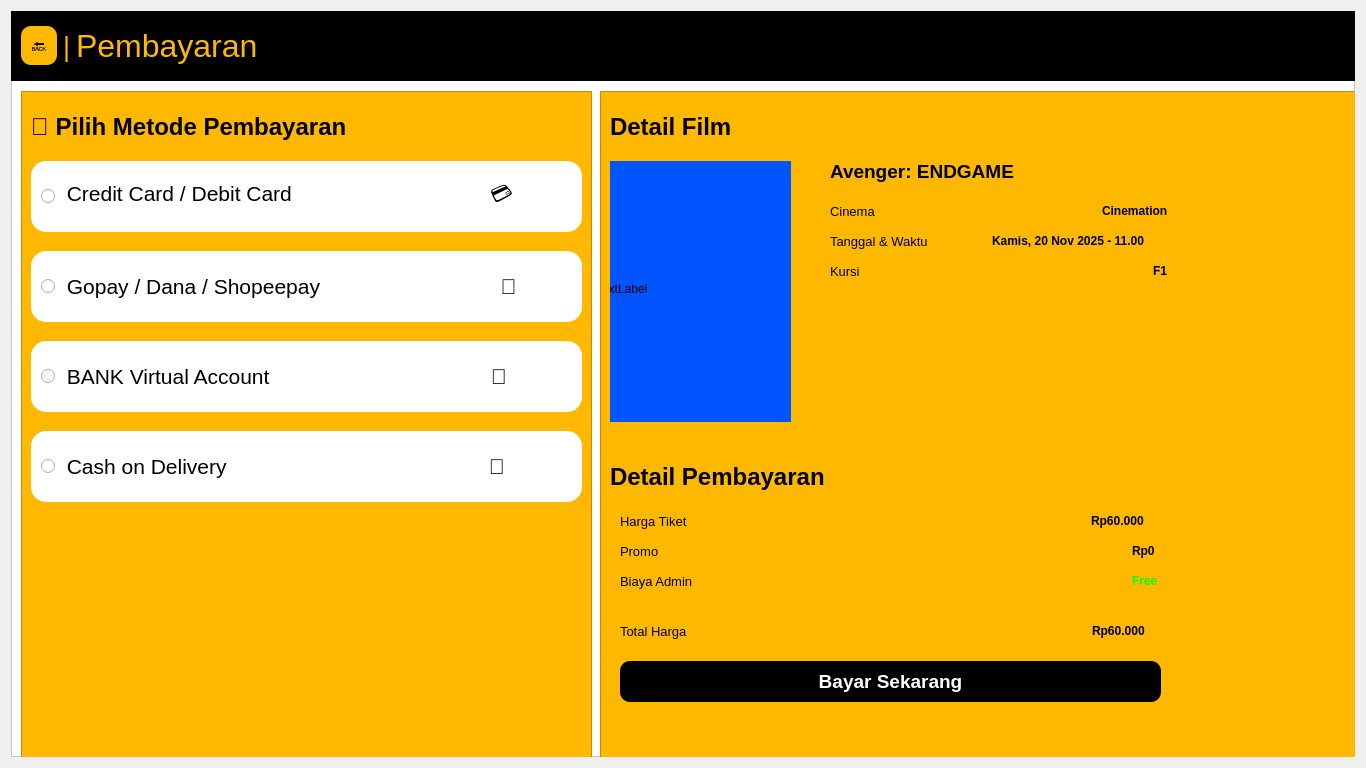
<?xml version="1.0" encoding="UTF-8"?>
<ui version="4.0">
 <class>Form</class>
 <widget class="QWidget" name="Form">
  <property name="geometry">
   <rect>
    <x>0</x>
    <y>0</y>
    <width>1366</width>
    <height>768</height>
   </rect>
  </property>
  <property name="minimumSize">
   <size>
    <width>1366</width>
    <height>768</height>
   </size>
  </property>
  <property name="windowTitle">
   <string>Form</string>
  </property>
  <layout class="QHBoxLayout" name="horizontalLayout">
   <item>
    <widget class="QFrame" name="frame">
     <property name="styleSheet">
      <string notr="true">background-color: rgb(255, 255, 255);</string>
     </property>
     <property name="frameShape">
      <enum>QFrame::StyledPanel</enum>
     </property>
     <property name="frameShadow">
      <enum>QFrame::Raised</enum>
     </property>
     <widget class="QFrame" name="frame_2">
      <property name="geometry">
       <rect>
        <x>0</x>
        <y>0</y>
        <width>2000</width>
        <height>70</height>
       </rect>
      </property>
      <property name="minimumSize">
       <size>
        <width>2000</width>
        <height>70</height>
       </size>
      </property>
      <property name="styleSheet">
       <string notr="true">background-color: rgb(0, 0, 0)</string>
      </property>
      <property name="frameShape">
       <enum>QFrame::StyledPanel</enum>
      </property>
      <property name="frameShadow">
       <enum>QFrame::Raised</enum>
      </property>
      <layout class="QHBoxLayout" name="horizontalLayout_2">
       <item>
        <widget class="QPushButton" name="pushButton_2">
         <property name="maximumSize">
          <size>
           <width>50</width>
           <height>16777215</height>
          </size>
         </property>
         <property name="font">
          <font>
           <pointsize>12</pointsize>
          </font>
         </property>
         <property name="styleSheet">
          <string notr="true">

QPushButton{
background-color: #FFB800;
padding:10px;
border-radius:10px;

}
QPushButton:hover{
background-color:rgb(166, 166, 166);
}

QPushButton:pressed{
background-color: #2980b9;
}

</string>
         </property>
         <property name="text">
          <string>🔙</string>
         </property>
        </widget>
       </item>
       <item>
        <widget class="QLabel" name="label_10">
         <property name="font">
          <font>
           <pointsize>20</pointsize>
          </font>
         </property>
         <property name="styleSheet">
          <string notr="true">color: #FFB800;</string>
         </property>
         <property name="text">
          <string>|</string>
         </property>
        </widget>
       </item>
       <item>
        <widget class="QLabel" name="label">
         <property name="font">
          <font>
           <pointsize>24</pointsize>
          </font>
         </property>
         <property name="styleSheet">
          <string notr="true">color:rgb(255, 184, 0)</string>
         </property>
         <property name="text">
          <string>Pembayaran</string>
         </property>
        </widget>
       </item>
       <item>
        <spacer name="horizontalSpacer">
         <property name="orientation">
          <enum>Qt::Horizontal</enum>
         </property>
         <property name="sizeHint" stdset="0">
          <size>
           <width>40</width>
           <height>20</height>
          </size>
         </property>
        </spacer>
       </item>
       <item>
        <widget class="QLabel" name="label_3">
         <property name="font">
          <font>
           <pointsize>20</pointsize>
          </font>
         </property>
         <property name="styleSheet">
          <string notr="true">color: #FFB800;</string>
         </property>
         <property name="text">
          <string>|</string>
         </property>
        </widget>
       </item>
      </layout>
     </widget>
     <widget class="QFrame" name="frame_3">
      <property name="geometry">
       <rect>
        <x>10</x>
        <y>80</y>
        <width>571</width>
        <height>768</height>
       </rect>
      </property>
      <property name="minimumSize">
       <size>
        <width>0</width>
        <height>768</height>
       </size>
      </property>
      <property name="styleSheet">
       <string notr="true">background-color: rgb(255, 184, 0)</string>
      </property>
      <property name="frameShape">
       <enum>QFrame::StyledPanel</enum>
      </property>
      <property name="frameShadow">
       <enum>QFrame::Raised</enum>
      </property>
      <widget class="QLabel" name="label_2">
       <property name="geometry">
        <rect>
         <x>10</x>
         <y>20</y>
         <width>351</width>
         <height>31</height>
        </rect>
       </property>
       <property name="font">
        <font>
         <pointsize>18</pointsize>
         <weight>75</weight>
         <bold>true</bold>
        </font>
       </property>
       <property name="text">
        <string>🧾 Pilih Metode Pembayaran</string>
       </property>
      </widget>
      <widget class="QFrame" name="frame_5">
       <property name="geometry">
        <rect>
         <x>10</x>
         <y>70</y>
         <width>551</width>
         <height>71</height>
        </rect>
       </property>
       <property name="styleSheet">
        <string notr="true">background-color: rgb(255, 255, 255);
border-radius: 15px;
</string>
       </property>
       <property name="frameShape">
        <enum>QFrame::StyledPanel</enum>
       </property>
       <property name="frameShadow">
        <enum>QFrame::Raised</enum>
       </property>
       <widget class="QRadioButton" name="radioButton">
        <property name="geometry">
         <rect>
          <x>10</x>
          <y>20</y>
          <width>531</width>
          <height>31</height>
         </rect>
        </property>
        <property name="font">
         <font>
          <pointsize>16</pointsize>
         </font>
        </property>
        <property name="styleSheet">
         <string notr="true"/>
        </property>
        <property name="text">
         <string> Credit Card / Debit Card                                  💳</string>
        </property>
       </widget>
      </widget>
      <widget class="QFrame" name="frame_6">
       <property name="geometry">
        <rect>
         <x>10</x>
         <y>160</y>
         <width>551</width>
         <height>71</height>
        </rect>
       </property>
       <property name="styleSheet">
        <string notr="true">background-color: rgb(255, 255, 255);
border-radius: 15px;
</string>
       </property>
       <property name="frameShape">
        <enum>QFrame::StyledPanel</enum>
       </property>
       <property name="frameShadow">
        <enum>QFrame::Raised</enum>
       </property>
       <widget class="QRadioButton" name="radioButton_5">
        <property name="geometry">
         <rect>
          <x>10</x>
          <y>20</y>
          <width>531</width>
          <height>31</height>
         </rect>
        </property>
        <property name="font">
         <font>
          <pointsize>16</pointsize>
         </font>
        </property>
        <property name="styleSheet">
         <string notr="true"/>
        </property>
        <property name="text">
         <string> Gopay / Dana / Shopeepay                               👛</string>
        </property>
       </widget>
      </widget>
      <widget class="QFrame" name="frame_8">
       <property name="geometry">
        <rect>
         <x>10</x>
         <y>250</y>
         <width>551</width>
         <height>71</height>
        </rect>
       </property>
       <property name="styleSheet">
        <string notr="true">background-color: rgb(255, 255, 255);
border-radius: 15px;
</string>
       </property>
       <property name="frameShape">
        <enum>QFrame::StyledPanel</enum>
       </property>
       <property name="frameShadow">
        <enum>QFrame::Raised</enum>
       </property>
       <widget class="QRadioButton" name="radioButton_6">
        <property name="geometry">
         <rect>
          <x>10</x>
          <y>20</y>
          <width>531</width>
          <height>31</height>
         </rect>
        </property>
        <property name="font">
         <font>
          <pointsize>16</pointsize>
         </font>
        </property>
        <property name="styleSheet">
         <string notr="true"/>
        </property>
        <property name="text">
         <string> BANK Virtual Account                                      🏦</string>
        </property>
       </widget>
      </widget>
      <widget class="QFrame" name="frame_9">
       <property name="geometry">
        <rect>
         <x>10</x>
         <y>340</y>
         <width>551</width>
         <height>71</height>
        </rect>
       </property>
       <property name="styleSheet">
        <string notr="true">background-color: rgb(255, 255, 255);
border-radius: 15px;</string>
       </property>
       <property name="frameShape">
        <enum>QFrame::StyledPanel</enum>
       </property>
       <property name="frameShadow">
        <enum>QFrame::Raised</enum>
       </property>
       <widget class="QRadioButton" name="radioButton_7">
        <property name="geometry">
         <rect>
          <x>10</x>
          <y>20</y>
          <width>531</width>
          <height>31</height>
         </rect>
        </property>
        <property name="font">
         <font>
          <pointsize>16</pointsize>
         </font>
        </property>
        <property name="styleSheet">
         <string notr="true"/>
        </property>
        <property name="text">
         <string> Cash on Delivery                                             💸</string>
        </property>
       </widget>
      </widget>
     </widget>
     <widget class="QFrame" name="frame_4">
      <property name="geometry">
       <rect>
        <x>589</x>
        <y>80</y>
        <width>1366</width>
        <height>768</height>
       </rect>
      </property>
      <property name="minimumSize">
       <size>
        <width>1366</width>
        <height>768</height>
       </size>
      </property>
      <property name="styleSheet">
       <string notr="true">background-color: rgb(255, 184, 0)</string>
      </property>
      <property name="frameShape">
       <enum>QFrame::StyledPanel</enum>
      </property>
      <property name="frameShadow">
       <enum>QFrame::Raised</enum>
      </property>
      <widget class="QLabel" name="label_4">
       <property name="geometry">
        <rect>
         <x>10</x>
         <y>20</y>
         <width>131</width>
         <height>31</height>
        </rect>
       </property>
       <property name="font">
        <font>
         <pointsize>18</pointsize>
         <weight>75</weight>
         <bold>true</bold>
        </font>
       </property>
       <property name="text">
        <string>Detail Film</string>
       </property>
      </widget>
      <widget class="QFrame" name="frame_10">
       <property name="geometry">
        <rect>
         <x>10</x>
         <y>70</y>
         <width>181</width>
         <height>261</height>
        </rect>
       </property>
       <property name="styleSheet">
        <string notr="true">background-color: rgb(0, 85, 255);
image: url(:/images/images/avengers-endgame.jpg);</string>
       </property>
       <property name="frameShape">
        <enum>QFrame::StyledPanel</enum>
       </property>
       <property name="frameShadow">
        <enum>QFrame::Raised</enum>
       </property>
       <widget class="QLabel" name="label_poster1">
        <property name="geometry">
         <rect>
          <x>-14</x>
          <y>-8</y>
          <width>201</width>
          <height>271</height>
         </rect>
        </property>
        <property name="text">
         <string>TextLabel</string>
        </property>
       </widget>
      </widget>
      <widget class="QLineEdit" name="lineEdit">
       <property name="geometry">
        <rect>
         <x>500</x>
         <y>110</y>
         <width>71</width>
         <height>20</height>
        </rect>
       </property>
       <property name="font">
        <font>
         <pointsize>9</pointsize>
         <weight>75</weight>
         <bold>true</bold>
        </font>
       </property>
       <property name="styleSheet">
        <string notr="true">border: none;</string>
       </property>
       <property name="text">
        <string>Cinemation</string>
       </property>
      </widget>
      <widget class="QLabel" name="label_5">
       <property name="geometry">
        <rect>
         <x>230</x>
         <y>70</y>
         <width>211</width>
         <height>21</height>
        </rect>
       </property>
       <property name="font">
        <font>
         <pointsize>14</pointsize>
         <weight>75</weight>
         <italic>false</italic>
         <bold>true</bold>
        </font>
       </property>
       <property name="text">
        <string>Avenger: ENDGAME</string>
       </property>
      </widget>
      <widget class="QLabel" name="label_6">
       <property name="geometry">
        <rect>
         <x>230</x>
         <y>110</y>
         <width>47</width>
         <height>21</height>
        </rect>
       </property>
       <property name="font">
        <font>
         <pointsize>10</pointsize>
        </font>
       </property>
       <property name="text">
        <string>Cinema</string>
       </property>
      </widget>
      <widget class="QLabel" name="label_7">
       <property name="geometry">
        <rect>
         <x>230</x>
         <y>140</y>
         <width>101</width>
         <height>21</height>
        </rect>
       </property>
       <property name="font">
        <font>
         <pointsize>10</pointsize>
        </font>
       </property>
       <property name="text">
        <string>Tanggal &amp; Waktu</string>
       </property>
      </widget>
      <widget class="QLineEdit" name="lineEdit_2">
       <property name="geometry">
        <rect>
         <x>390</x>
         <y>140</y>
         <width>181</width>
         <height>20</height>
        </rect>
       </property>
       <property name="font">
        <font>
         <pointsize>9</pointsize>
         <weight>75</weight>
         <bold>true</bold>
        </font>
       </property>
       <property name="styleSheet">
        <string notr="true">border: none;</string>
       </property>
       <property name="text">
        <string>Kamis, 20 Nov 2025 - 11.00</string>
       </property>
      </widget>
      <widget class="QLabel" name="label_8">
       <property name="geometry">
        <rect>
         <x>230</x>
         <y>170</y>
         <width>51</width>
         <height>21</height>
        </rect>
       </property>
       <property name="font">
        <font>
         <pointsize>10</pointsize>
        </font>
       </property>
       <property name="text">
        <string>Kursi</string>
       </property>
      </widget>
      <widget class="QLineEdit" name="lineEdit_3">
       <property name="geometry">
        <rect>
         <x>551</x>
         <y>170</y>
         <width>20</width>
         <height>20</height>
        </rect>
       </property>
       <property name="font">
        <font>
         <pointsize>9</pointsize>
         <weight>75</weight>
         <bold>true</bold>
        </font>
       </property>
       <property name="styleSheet">
        <string notr="true">border: none;</string>
       </property>
       <property name="text">
        <string>F1</string>
       </property>
      </widget>
      <widget class="QLabel" name="label_9">
       <property name="geometry">
        <rect>
         <x>10</x>
         <y>370</y>
         <width>231</width>
         <height>31</height>
        </rect>
       </property>
       <property name="font">
        <font>
         <pointsize>18</pointsize>
         <weight>75</weight>
         <bold>true</bold>
        </font>
       </property>
       <property name="text">
        <string>Detail Pembayaran</string>
       </property>
      </widget>
      <widget class="QLineEdit" name="lineEdit_7">
       <property name="geometry">
        <rect>
         <x>489</x>
         <y>420</y>
         <width>71</width>
         <height>20</height>
        </rect>
       </property>
       <property name="font">
        <font>
         <pointsize>9</pointsize>
         <weight>75</weight>
         <bold>true</bold>
        </font>
       </property>
       <property name="styleSheet">
        <string notr="true">border: none;</string>
       </property>
       <property name="text">
        <string>Rp60.000</string>
       </property>
      </widget>
      <widget class="QLabel" name="label_16">
       <property name="geometry">
        <rect>
         <x>20</x>
         <y>420</y>
         <width>71</width>
         <height>21</height>
        </rect>
       </property>
       <property name="font">
        <font>
         <pointsize>10</pointsize>
        </font>
       </property>
       <property name="text">
        <string>Harga Tiket</string>
       </property>
      </widget>
      <widget class="QLineEdit" name="lineEdit_16">
       <property name="geometry">
        <rect>
         <x>530</x>
         <y>450</y>
         <width>31</width>
         <height>20</height>
        </rect>
       </property>
       <property name="font">
        <font>
         <pointsize>9</pointsize>
         <weight>75</weight>
         <bold>true</bold>
        </font>
       </property>
       <property name="styleSheet">
        <string notr="true">border: none;</string>
       </property>
       <property name="text">
        <string>Rp0</string>
       </property>
      </widget>
      <widget class="QLabel" name="label_31">
       <property name="geometry">
        <rect>
         <x>20</x>
         <y>450</y>
         <width>91</width>
         <height>21</height>
        </rect>
       </property>
       <property name="font">
        <font>
         <pointsize>10</pointsize>
        </font>
       </property>
       <property name="text">
        <string>Promo</string>
       </property>
      </widget>
      <widget class="QLineEdit" name="lineEdit_17">
       <property name="geometry">
        <rect>
         <x>530</x>
         <y>480</y>
         <width>31</width>
         <height>20</height>
        </rect>
       </property>
       <property name="font">
        <font>
         <pointsize>9</pointsize>
         <weight>75</weight>
         <bold>true</bold>
        </font>
       </property>
       <property name="styleSheet">
        <string notr="true">border: none;
color: rgb(0, 255, 0);</string>
       </property>
       <property name="text">
        <string>Free</string>
       </property>
      </widget>
      <widget class="QLabel" name="label_32">
       <property name="geometry">
        <rect>
         <x>20</x>
         <y>480</y>
         <width>91</width>
         <height>21</height>
        </rect>
       </property>
       <property name="font">
        <font>
         <pointsize>10</pointsize>
        </font>
       </property>
       <property name="text">
        <string>Biaya Admin</string>
       </property>
      </widget>
      <widget class="QLineEdit" name="lineEdit_18">
       <property name="geometry">
        <rect>
         <x>490</x>
         <y>530</y>
         <width>71</width>
         <height>20</height>
        </rect>
       </property>
       <property name="font">
        <font>
         <pointsize>9</pointsize>
         <weight>75</weight>
         <bold>true</bold>
        </font>
       </property>
       <property name="styleSheet">
        <string notr="true">border: none;</string>
       </property>
       <property name="text">
        <string>Rp60.000</string>
       </property>
      </widget>
      <widget class="QLabel" name="label_33">
       <property name="geometry">
        <rect>
         <x>20</x>
         <y>530</y>
         <width>91</width>
         <height>21</height>
        </rect>
       </property>
       <property name="font">
        <font>
         <pointsize>10</pointsize>
        </font>
       </property>
       <property name="text">
        <string>Total Harga</string>
       </property>
      </widget>
      <widget class="QPushButton" name="pushButton">
       <property name="geometry">
        <rect>
         <x>20</x>
         <y>570</y>
         <width>541</width>
         <height>41</height>
        </rect>
       </property>
       <property name="font">
        <font>
         <pointsize>14</pointsize>
         <weight>75</weight>
         <bold>true</bold>
        </font>
       </property>
       <property name="styleSheet">
        <string notr="true">



QPushButton{
background-color: rgb(0, 0, 0);
color: rgb(255, 255, 255);
border-radius: 10px;

}
QPushButton:hover{
background-color:rgb(166, 166, 166);
}

QPushButton:pressed{
background-color: #2980b9;
}



</string>
       </property>
       <property name="text">
        <string>Bayar Sekarang</string>
       </property>
      </widget>
     </widget>
    </widget>
   </item>
  </layout>
 </widget>
 <resources>
  <include location="resource.qrc"/>
 </resources>
 <connections/>
</ui>
